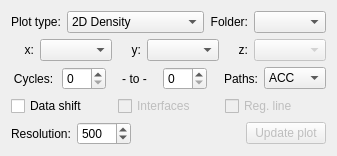
       <widget class="QWidget" name="datasettingTab">
        <attribute name="title">
         <string>Data</string>
        </attribute>
        <layout class="QGridLayout" name="gridLayout_5">
         <item row="0" column="0">
          <layout class="QVBoxLayout" name="verticalLayout_3">
           <item>
            <layout class="QHBoxLayout" name="horizontalLayout_5">
             <item>
              <widget class="QLabel" name="label_10">
               <property name="text">
                <string>Plot type:</string>
               </property>
               <property name="alignment">
                <set>Qt::AlignCenter</set>
               </property>
              </widget>
             </item>
             <item>
              <widget class="QComboBox" name="plotTypeComBox">
               <property name="toolTip">
                <string>&lt;html&gt;&lt;head/&gt;&lt;body&gt;&lt;p&gt;Choose the plot type for illustration of the order parameter (OP) data values x,y (and z, depending).&lt;/p&gt;&lt;p&gt;&lt;span style=&quot; text-decoration: underline;&quot;&gt;2D Density&lt;/span&gt;&lt;br/&gt;A 2-dimensional histogram, where data set is mapped to a X*X grid (X = grid resolution), and density of each gridpoint is mapped to a color gradient.&lt;/p&gt;&lt;p&gt;&lt;span style=&quot; text-decoration: underline;&quot;&gt;2D Density (weighted)&lt;/span&gt;&lt;br/&gt;Same as above, but accepted paths (if chosen) will be re-weighted statistically (re-counted) before plotting.&lt;/p&gt;&lt;p&gt;&lt;span style=&quot; text-decoration: underline;&quot;&gt;3D Surface&lt;/span&gt;&lt;br/&gt;An interpolated surface of x-, y-, and z-data mapped to a X*X grid and colored by a gradient of the interpolated z-values of the grid.&lt;/p&gt;&lt;p&gt;&lt;span style=&quot; text-decoration: underline;&quot;&gt;2D Contour&lt;/span&gt;&lt;br/&gt;An interpolated contour plot of x-, y- and z-data mapped to a X*X grid and colored by a gradient of the interpolated z-values of the grid&lt;/p&gt;&lt;p&gt;&lt;span style=&quot; text-decoration: underline;&quot;&gt;2D Contour (filled)&lt;/span&gt;&lt;br/&gt;Same as above, but contour lines are now filled in, giving a rough 2-dimensional surface of the z-values.&lt;/p&gt;&lt;p&gt;&lt;span style=&quot; text-decoration: underline;&quot;&gt;3D Contour&lt;/span&gt;&lt;br/&gt;Same exact plot as the 2-dimensional, but projected in 3 dimensions.&lt;/p&gt;&lt;p&gt;&lt;span style=&quot; text-decoration: underline;&quot;&gt;3D Contour (filled)&lt;/span&gt;&lt;br/&gt;Same exact plot as the 2-dimensional, but projected in 3 dimensions.&lt;/p&gt;&lt;p&gt;&lt;span style=&quot; text-decoration: underline;&quot;&gt;2D Scatter&lt;/span&gt;&lt;br/&gt;A 2-dimensional scatter plot of x-, y- and z-data. The z-data is mapped to a color gradient. &lt;br/&gt;&lt;span style=&quot; font-weight:600; font-style:italic;&quot;&gt;NB!&lt;/span&gt; This plot shows &lt;span style=&quot; text-decoration: underline;&quot;&gt;all&lt;/span&gt; data points, and will therefore be much more resource-demanding than the other plots.&lt;/p&gt;&lt;p&gt;&lt;span style=&quot; text-decoration: underline;&quot;&gt;3D Scatter&lt;/span&gt;&lt;br/&gt;Same exact plot as the 2-dimensional, but projected in 3 dimensions.&lt;/p&gt;&lt;/body&gt;&lt;/html&gt;</string>
               </property>
               <item>
                <property name="text">
                 <string>2D Density</string>
                </property>
               </item>
               <item>
                <property name="text">
                 <string>2D Density (weight)</string>
                </property>
               </item>
               <item>
                <property name="text">
                 <string>3D Surface</string>
                </property>
               </item>
               <item>
                <property name="text">
                 <string>2D Contour</string>
                </property>
               </item>
               <item>
                <property name="text">
                 <string>2D Contour (filled)</string>
                </property>
               </item>
               <item>
                <property name="text">
                 <string>3D Contour</string>
                </property>
               </item>
               <item>
                <property name="text">
                 <string>3D Contour (filled)</string>
                </property>
               </item>
               <item>
                <property name="text">
                 <string>2D Scatter</string>
                </property>
               </item>
               <item>
                <property name="text">
                 <string>3D Scatter</string>
                </property>
               </item>
              </widget>
             </item>
             <item>
              <widget class="QLabel" name="label_3">
               <property name="text">
                <string>Folder:</string>
               </property>
               <property name="alignment">
                <set>Qt::AlignRight|Qt::AlignTrailing|Qt::AlignVCenter</set>
               </property>
              </widget>
             </item>
             <item>
              <widget class="QComboBox" name="folderComBox">
               <property name="toolTip">
                <string>&lt;html&gt;&lt;head/&gt;&lt;body&gt;&lt;p&gt;Choose the folder/ensemble that should be displayed in the plot. Folders are commonly named '00*', going from *=0 and up. In a RETIS simulation, folder '000' corresponds to the [0&lt;span style=&quot; vertical-align:super;&quot;&gt;-&lt;/span&gt;]-ensemble, folder '001' to [0&lt;span style=&quot; vertical-align:super;&quot;&gt;+&lt;/span&gt;], and so on..&lt;/p&gt;&lt;/body&gt;&lt;/html&gt;</string>
               </property>
               <property name="whatsThis">
                <string>&lt;html&gt;&lt;head/&gt;&lt;body&gt;&lt;p&gt;&lt;br/&gt;&lt;/p&gt;&lt;/body&gt;&lt;/html&gt;</string>
               </property>
              </widget>
             </item>
            </layout>
           </item>
           <item>
            <layout class="QHBoxLayout" name="horizontalLayout">
             <item>
              <widget class="QLabel" name="label_11">
               <property name="text">
                <string>x:</string>
               </property>
               <property name="alignment">
                <set>Qt::AlignRight|Qt::AlignTrailing|Qt::AlignVCenter</set>
               </property>
              </widget>
             </item>
             <item>
              <widget class="QComboBox" name="firstOpComBox">
               <property name="toolTip">
                <string>&lt;html&gt;&lt;head/&gt;&lt;body&gt;&lt;p&gt;Choice of first data value to use in plotting of the x-axis&lt;/p&gt;&lt;/body&gt;&lt;/html&gt;</string>
               </property>
              </widget>
             </item>
             <item>
              <widget class="QLabel" name="label_5">
               <property name="text">
                <string>y:</string>
               </property>
               <property name="alignment">
                <set>Qt::AlignRight|Qt::AlignTrailing|Qt::AlignVCenter</set>
               </property>
              </widget>
             </item>
             <item>
              <widget class="QComboBox" name="secondOpComBox">
               <property name="toolTip">
                <string>&lt;html&gt;&lt;head/&gt;&lt;body&gt;&lt;p&gt;Choice of second data value to use in plotting of the y-axis&lt;br/&gt;(Be careful when choosing data values below the separator in list, may not work for&lt;/p&gt;&lt;p&gt;all the different plots - Density in particular)&lt;/p&gt;&lt;/body&gt;&lt;/html&gt;</string>
               </property>
              </widget>
             </item>
             <item>
              <widget class="QLabel" name="label">
               <property name="text">
                <string>z:</string>
               </property>
               <property name="alignment">
                <set>Qt::AlignRight|Qt::AlignTrailing|Qt::AlignVCenter</set>
               </property>
              </widget>
             </item>
             <item>
              <widget class="QComboBox" name="energyComBox">
               <property name="enabled">
                <bool>false</bool>
               </property>
               <property name="toolTip">
                <string>&lt;html&gt;&lt;head/&gt;&lt;body&gt;&lt;p&gt;Choice of third data value to use in plotting or the z-axis or map to color gradient in 2D cases (not density plots)&lt;/p&gt;&lt;/body&gt;&lt;/html&gt;</string>
               </property>
              </widget>
             </item>
            </layout>
           </item>
           <item>
            <layout class="QHBoxLayout" name="horizontalLayout_2">
             <item>
              <widget class="QLabel" name="label_2">
               <property name="text">
                <string>Cycles:</string>
               </property>
               <property name="alignment">
                <set>Qt::AlignCenter</set>
               </property>
              </widget>
             </item>
             <item>
              <widget class="QSpinBox" name="minCyclSpin">
               <property name="toolTip">
                <string>&lt;html&gt;&lt;head/&gt;&lt;body&gt;&lt;p&gt;The lower bound of cycle number span used in plotting. Data from cycles equal to or higher than this number will be used.&lt;/p&gt;&lt;/body&gt;&lt;/html&gt;</string>
               </property>
              </widget>
             </item>
             <item>
              <widget class="QLabel" name="label_13">
               <property name="text">
                <string>- to -</string>
               </property>
               <property name="alignment">
                <set>Qt::AlignCenter</set>
               </property>
              </widget>
             </item>
             <item>
              <widget class="QSpinBox" name="maxCyclSpin">
               <property name="toolTip">
                <string>&lt;html&gt;&lt;head/&gt;&lt;body&gt;&lt;p&gt;The upper bound of cycle number span used in plotting. Data from cycles between lower bound and up to and including this number will be used.&lt;/p&gt;&lt;/body&gt;&lt;/html&gt;</string>
               </property>
              </widget>
             </item>
             <item>
              <widget class="QLabel" name="label_6">
               <property name="text">
                <string>Paths:</string>
               </property>
               <property name="alignment">
                <set>Qt::AlignRight|Qt::AlignTrailing|Qt::AlignVCenter</set>
               </property>
              </widget>
             </item>
             <item>
              <widget class="QComboBox" name="accComBox">
               <property name="toolTip">
                <string>&lt;html&gt;&lt;head/&gt;&lt;body&gt;&lt;p&gt;Choose types of path shown in plotting. &lt;br/&gt;ACC - Returns only &amp;quot;accepted&amp;quot; paths by the RETIS/TIS algorithm to plotting.&lt;/p&gt;&lt;p&gt;REJ - Returns only &amp;quot;rejected&amp;quot; paths by the algorithm. Being too long, not connecting/crossing relevant interfaces, etc.&lt;/p&gt;&lt;p&gt;BOTH - Returns both cases, all paths, to plotting.&lt;/p&gt;&lt;/body&gt;&lt;/html&gt;</string>
               </property>
               <item>
                <property name="text">
                 <string>ACC</string>
                </property>
               </item>
               <item>
                <property name="text">
                 <string>REJ</string>
                </property>
               </item>
               <item>
                <property name="text">
                 <string>BOTH</string>
                </property>
               </item>
              </widget>
             </item>
            </layout>
           </item>
           <item>
            <layout class="QHBoxLayout" name="horizontalLayout_3">
             <item>
              <widget class="QCheckBox" name="dataShiftChkBtn">
               <property name="toolTip">
                <string>&lt;html&gt;&lt;head/&gt;&lt;body&gt;&lt;p&gt;If checked will allow the program to shift the data periodically in order to reduce spread / increase linear correlation along either x- or y-axis, or both.&lt;br/&gt;Mostly useful in cases where one order parameter (OP) is an angle, and values loop from min to max, i.e. 180=-180 (or in radians, etc.)&lt;/p&gt;&lt;p&gt;Since the very first OP is used to define the reaction, this parameter - if chosen for plotting - will &lt;span style=&quot; font-weight:600;&quot;&gt;never&lt;/span&gt; be shifted, as this can cause major visual inconsistencies.&lt;/p&gt;&lt;/body&gt;&lt;/html&gt;</string>
               </property>
               <property name="text">
                <string>Data shift</string>
               </property>
              </widget>
             </item>
             <item>
              <widget class="QCheckBox" name="intShowChkBtn">
               <property name="enabled">
                <bool>false</bool>
               </property>
               <property name="toolTip">
                <string>&lt;html&gt;&lt;head/&gt;&lt;body&gt;&lt;p&gt;If checked will plot a set of interface lines (if 2D case) or planes (if 3D case) &lt;span style=&quot; font-weight:600;&quot;&gt;only&lt;/span&gt; when x-axis uses the order parameter defining the reaction (the very first OP).&lt;/p&gt;&lt;/body&gt;&lt;/html&gt;</string>
               </property>
               <property name="text">
                <string>Interfaces</string>
               </property>
               <property name="tristate">
                <bool>false</bool>
               </property>
              </widget>
             </item>
             <item>
              <widget class="QCheckBox" name="regLineChkBtn">
               <property name="enabled">
                <bool>false</bool>
               </property>
               <property name="toolTip">
                <string>&lt;html&gt;&lt;head/&gt;&lt;body&gt;&lt;p&gt;If checked, will plot a linear regression line in the plot (only 2D cases), showing general correlation of data between the two chosen order parameters.&lt;br/&gt;Plots a legend in the plot, with the linear function derived from the regression and the &amp;quot;R squared&amp;quot;-value of correlation.&lt;/p&gt;&lt;/body&gt;&lt;/html&gt;</string>
               </property>
               <property name="text">
                <string>Reg. line</string>
               </property>
              </widget>
             </item>
            </layout>
           </item>
           <item>
            <layout class="QHBoxLayout" name="horizontalLayout_4">
             <item>
              <widget class="QLabel" name="label_4">
               <property name="text">
                <string>Resolution:</string>
               </property>
               <property name="alignment">
                <set>Qt::AlignCenter</set>
               </property>
              </widget>
             </item>
             <item>
              <widget class="QSpinBox" name="resSpinBox">
               <property name="toolTip">
                <string>&lt;html&gt;&lt;head/&gt;&lt;body&gt;&lt;p&gt;Used as:&lt;/p&gt;&lt;p&gt;1. The resolution used by density plots to map all data values to a grid of size N*N, and the density of each gridpoint calculated and mapped.&lt;br/&gt;2. The resolution of a similar grid as in 1., but instead of calculating (counting) number of points at each gridpoint, attempt to interpolate the z-value at each gridpoint from all values located at the gridpoint in order to create a surface for plotting in Surface/Contour plots.&lt;br/&gt;3. As a value to be used for scatter plot dot size: scat_size = N/100&lt;/p&gt;&lt;/body&gt;&lt;/html&gt;</string>
               </property>
               <property name="wrapping">
                <bool>false</bool>
               </property>
               <property name="minimum">
                <number>10</number>
               </property>
               <property name="maximum">
                <number>4000</number>
               </property>
               <property name="singleStep">
                <number>10</number>
               </property>
               <property name="value">
                <number>500</number>
               </property>
              </widget>
             </item>
             <item>
              <spacer name="horizontalSpacer_3">
               <property name="orientation">
                <enum>Qt::Horizontal</enum>
               </property>
               <property name="sizeHint" stdset="0">
                <size>
                 <width>40</width>
                 <height>20</height>
                </size>
               </property>
              </spacer>
             </item>
             <item>
              <widget class="QPushButton" name="updateBtn">
               <property name="enabled">
                <bool>false</bool>
               </property>
               <property name="toolTip">
                <string>&lt;html&gt;&lt;head/&gt;&lt;body&gt;&lt;p&gt;When the desired settings are set, press button to update plot.&lt;/p&gt;&lt;/body&gt;&lt;/html&gt;</string>
               </property>
               <property name="text">
                <string>Update plot</string>
               </property>
              </widget>
             </item>
            </layout>
           </item>
          </layout>
         </item>
        </layout>
       </widget>
